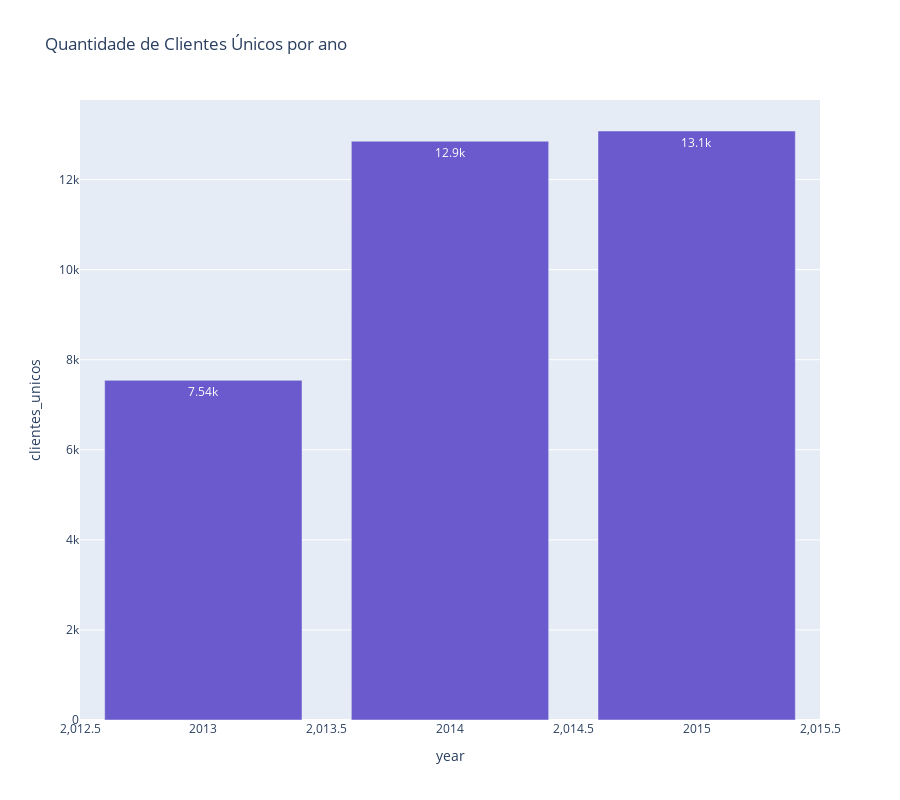

Source (notebook cell):
### Code cell
# Viz

plt.figure(figsize = (10,8))
px.bar(unicos , y = "clientes_unicos", x ="year" ,title = 'Quantidade de Clientes Únicos por ano',height=800,text_auto='.3s',color_discrete_sequence=["slateblue","purple"])

### Figure 1 — Plotly figure (JSON) as saved in the notebook; plotly's stock layout.template omitted (floating-point values rounded to 4 significant figures)
{"data": [{"alignmentgroup": "True", "hovertemplate": "year=%{x}<br>clientes_unicos=%{y}<extra></extra>", "legendgroup": "", "marker": {"color": "slateblue", "pattern": {"shape": ""}}, "name": "", "offsetgroup": "", "orientation": "v", "showlegend": false, "textposition": "auto", "texttemplate": "%{y:.3s}", "type": "bar", "x": [2013, 2014, 2015], "xaxis": "x", "y": [7542, 12851, 13078], "yaxis": "y"}], "layout": {"barmode": "relative", "height": 800, "legend": {"tracegroupgap": 0}, "title": {"text": "Quantidade de Clientes Únicos por ano"}, "xaxis": {"anchor": "y", "domain": [0, 1], "title": {"text": "year"}}, "yaxis": {"anchor": "x", "domain": [0, 1], "title": {"text": "clientes_unicos"}}}}
